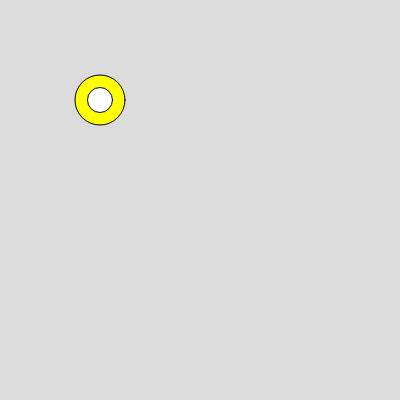
Frame 1 (no input)
Frame 60 (no input): identical to frame 1, image omitted
Frame 120 (the mouse pressed at the canvas centre since frame 60): identical to frame 1, image omitted

The p5.js sketch that drew this single still picture (run headless with seeded random() and noise() and a simulated clock; from frame 60 on, the mouse is pressed at the canvas centre):

// p5.js sketch
// ── sketch.js
function setup() {
  createCanvas(400, 400);
}

function draw() {
  background(220);
  fill(255,255,0);
  circle(100,100, 50);
  fill(255);
  circle(100,100,25);
}
